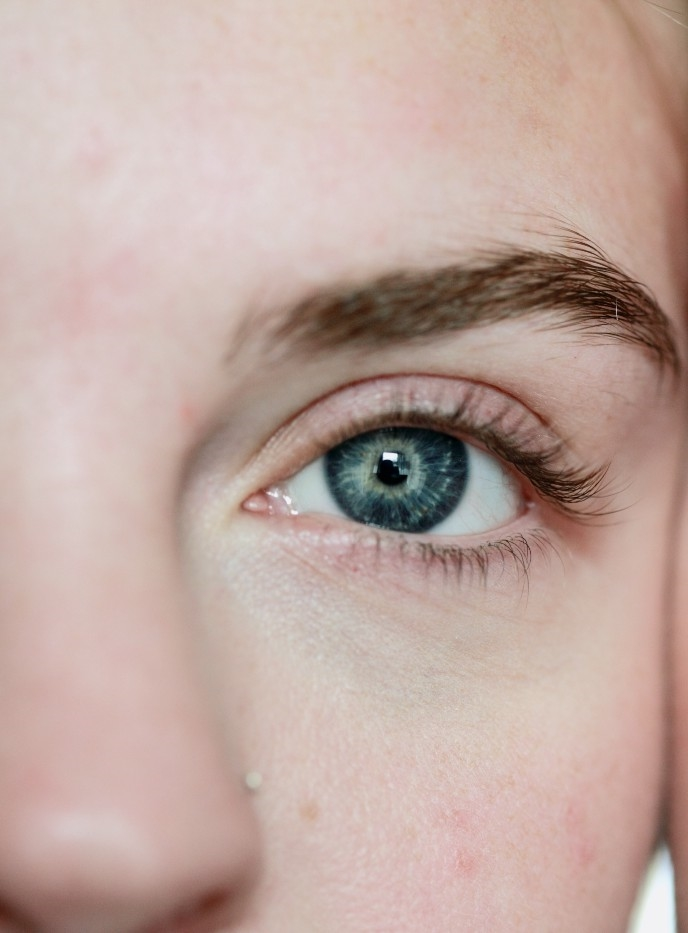
#> input picture __data/image/Similarities detection 1.jpg, 688 x 933 px, given in place of the camera
$ jupyter execute 'Edge detection.ipynb'   (older library calls are emulated)   (text cells are left out)
#> lines starting #> are read from the running program, lines starting #| are printed output that depends on the picture; after the words box and inside, x2 and y2 are one past the last pixel; in counts of white or black regions, pixels touching at a corner belong together
[cell 1]
import cv2

[cell 2]
cap = cv2.VideoCapture(0)

while True:
    _, frame = cap.read()
#> frame is the input picture: shape (933, 688, 3); mean B, G, R 160.5, 168.4, 192.2

    # Laplacian Method
    Laplacian = cv2.Laplacian(src=frame, ddepth=cv2.CV_8U)
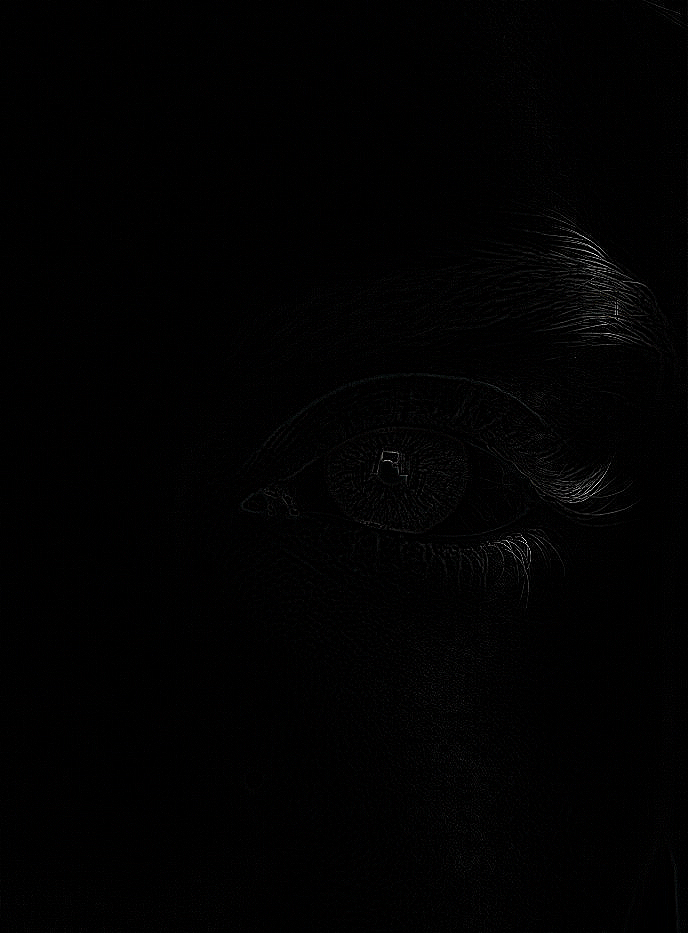
#> Laplacian: shape (933, 688, 3); mean B, G, R 1.8, 1.7, 1.8
    # Sobel
    SobelX = cv2.Sobel(src=frame, ddepth=cv2.CV_8U, dx=1, dy=0, ksize=5)
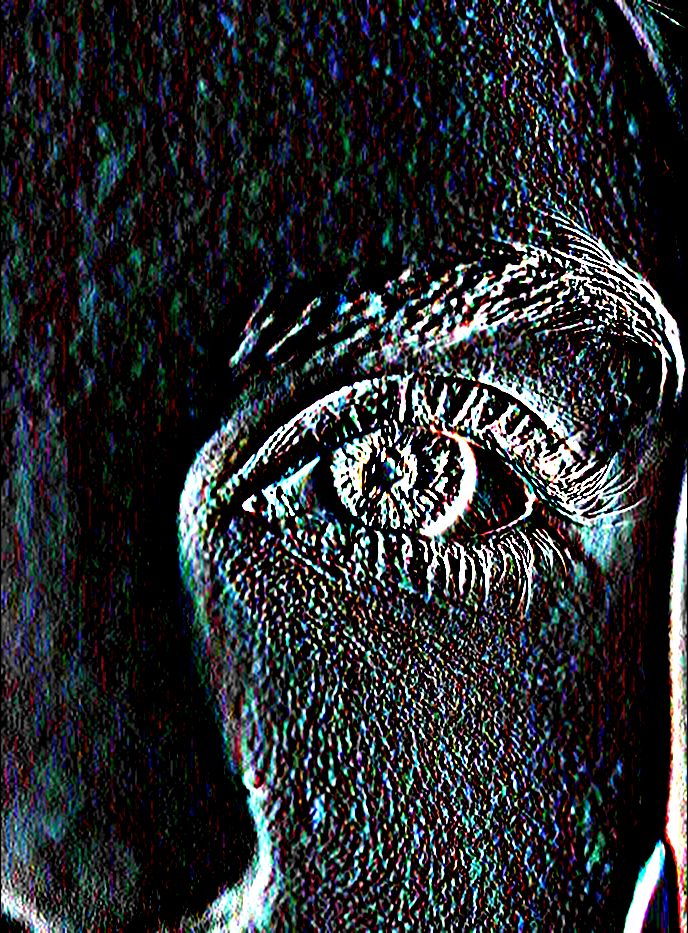
#> SobelX: shape (933, 688, 3); mean B, G, R 45.8, 43.2, 40
    SobelY = cv2.Sobel(src=frame, ddepth=cv2.CV_8U, dx=0, dy=1, ksize=5)
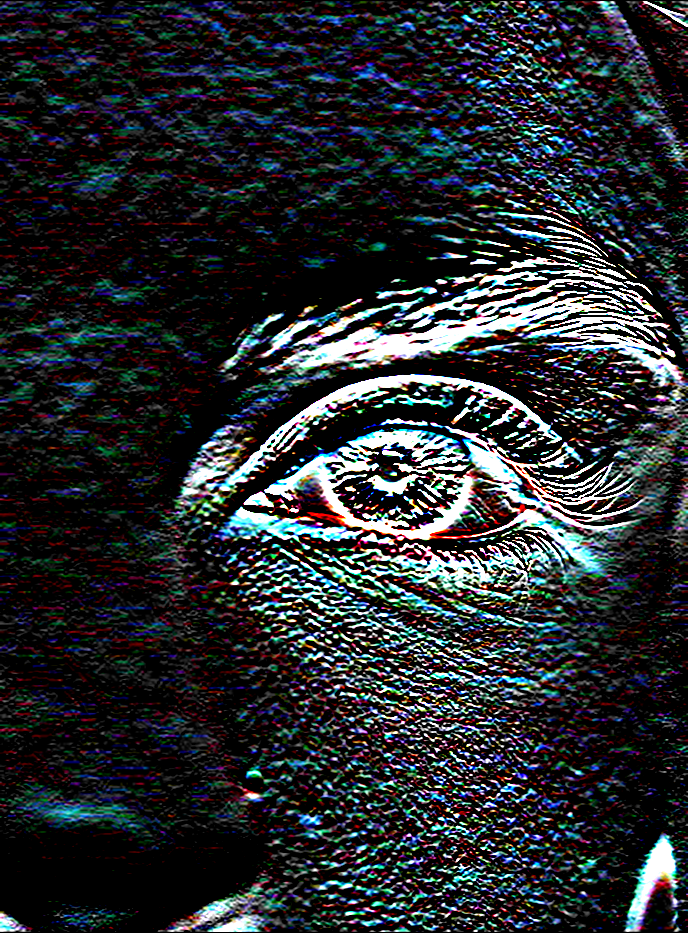
#> SobelY: shape (933, 688, 3); mean B, G, R 46.8, 43.7, 40.2
    # Canny
    Canny = cv2.Canny(image=frame, threshold1=100, threshold2=200)
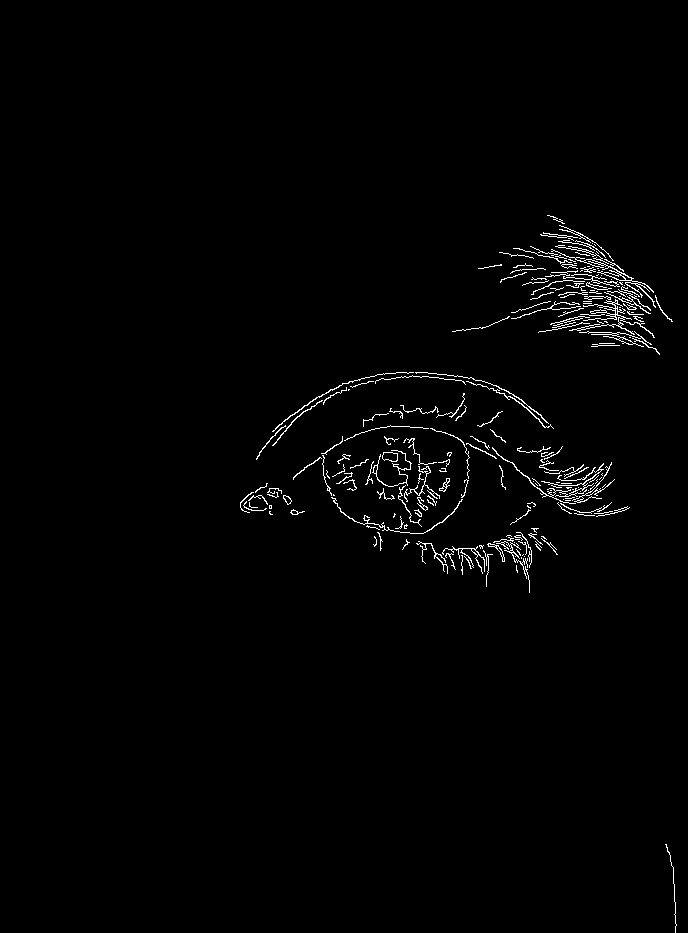
#> Canny: shape (933, 688); 1.3% white in thin lines or dots, all inside (x1, y1, x2, y2) = (240, 215, 677, 933)


    Sobel = cv2.hconcat([SobelX, SobelY])
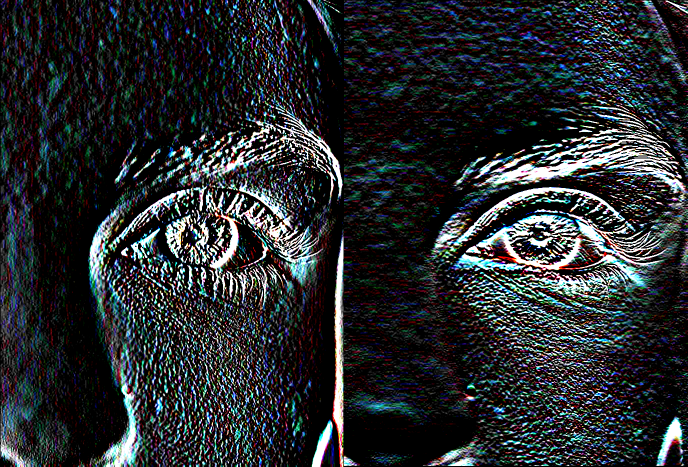
#> Sobel: shape (933, 1376, 3) (shown at 1/2 size); mean B, G, R 46.3, 43.4, 40.1

    # Show
    cv2.imshow('frame', frame)
    cv2.imshow('Laplacian', Laplacian)
    #cv2.imshow('SobelX', SobelX)
    #cv2.imshow('SobelY', SobelY)
    cv2.imshow('Sobel', Sobel)
    cv2.imshow('Canny', Canny)

    if cv2.waitKey(1) == ord('q'):
#> (key q is pressed here)
        break

cap.release()
cv2.destroyAllWindows()

$ run again, on __data/image/Similarities detection 2.jpg
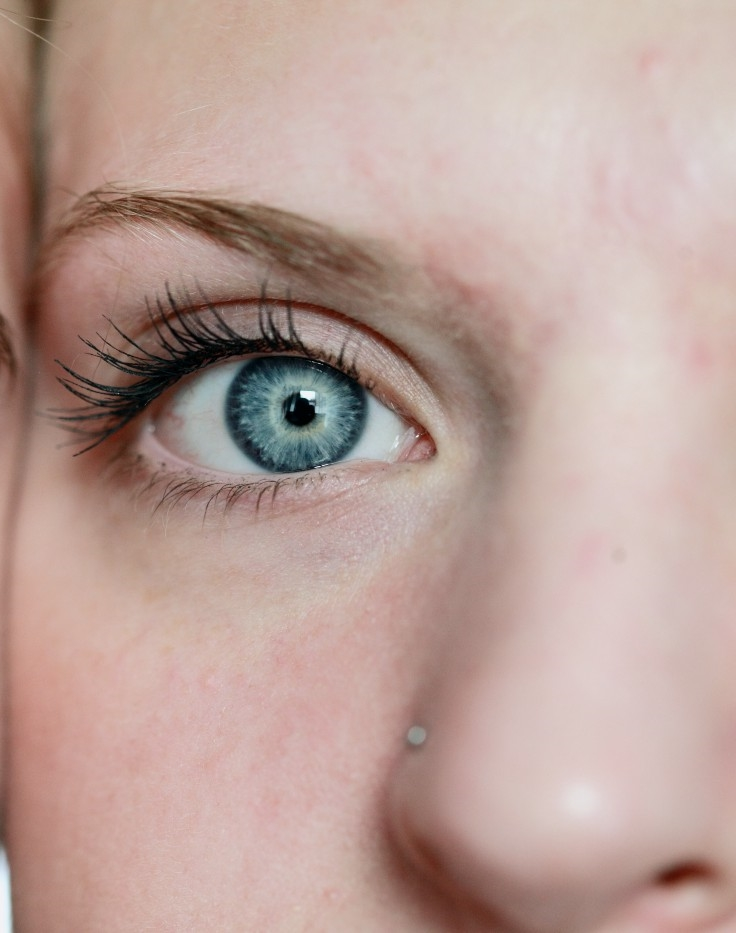
#> input picture __data/image/Similarities detection 2.jpg, 736 x 933 px, given in place of the camera
#> frame is the input picture: shape (933, 736, 3); mean B, G, R 152.5, 160, 186.2
#> `Canny = cv2.Canny(image=frame, threshold1=100, threshold2=200)`:
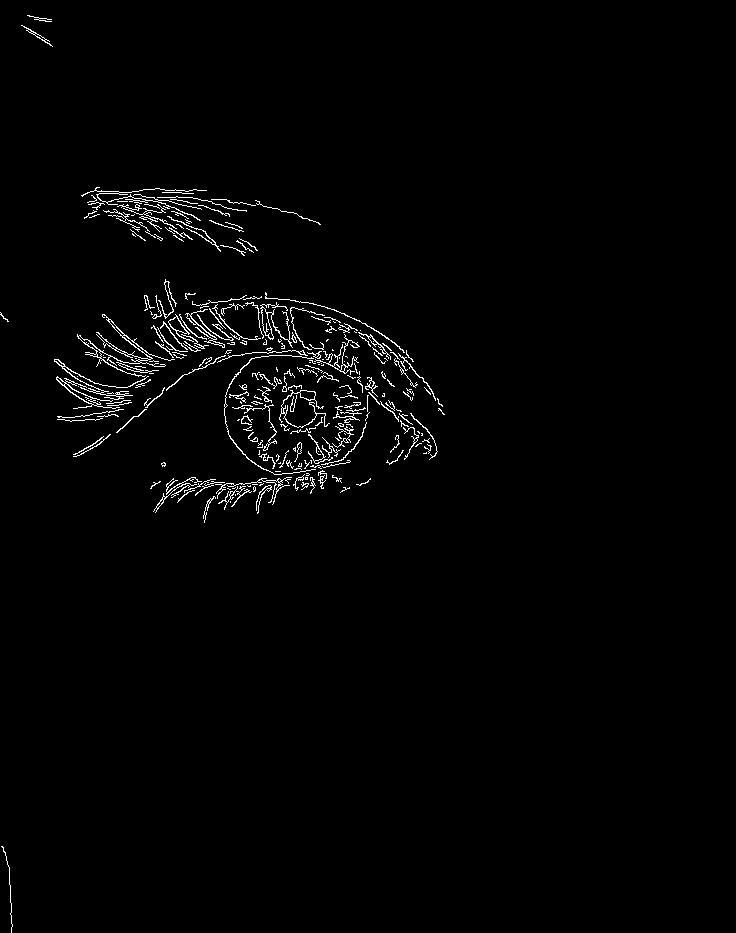
#> Canny: shape (933, 736); 1.5% white in thin lines or dots, all inside (x1, y1, x2, y2) = (0, 15, 445, 933)
#> `Sobel = cv2.hconcat([SobelX, SobelY])`:
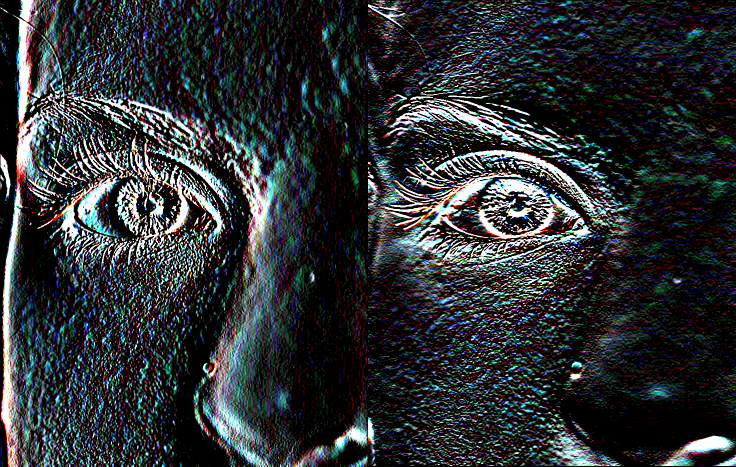
#> Sobel: shape (933, 1472, 3) (shown at 1/2 size); mean B, G, R 50.8, 48, 44.1
